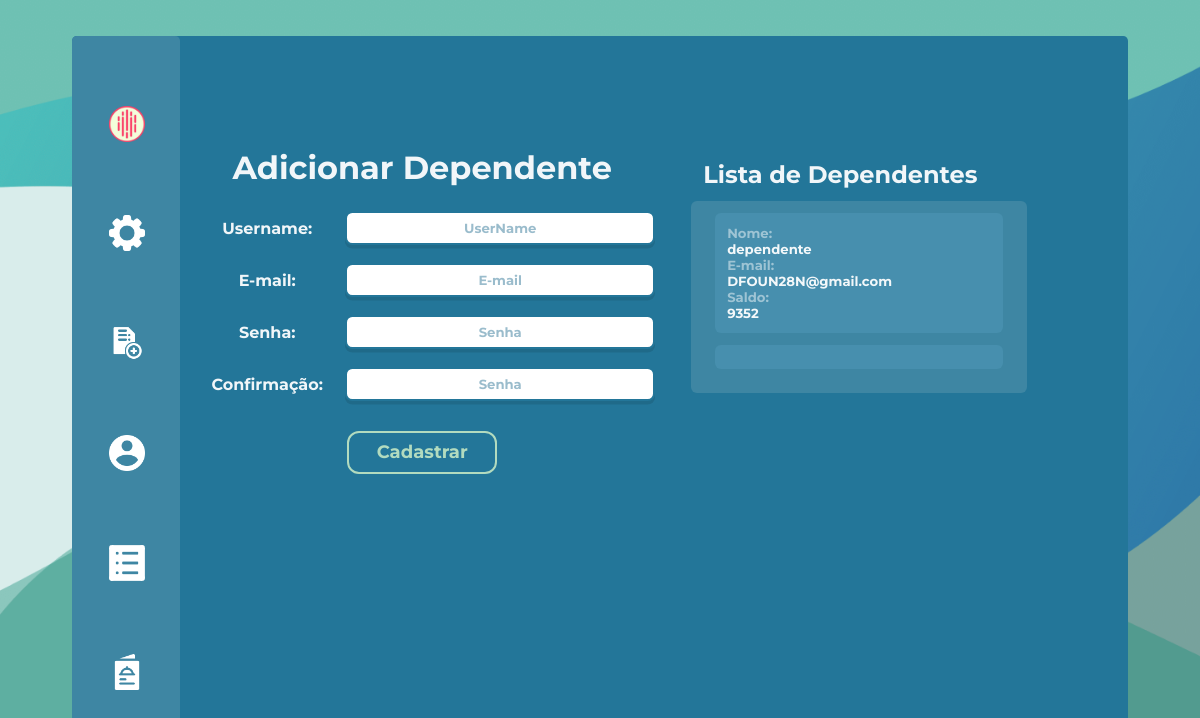
Page /adicionarDependente (signed in) on the committed database.
### projeto/models.py (models this page shows, shortened)
class Dependente(db.Model, UserMixin):
    id = db.Column(db.Integer, primary_key=True, autoincrement=True)
    saldo = db.Column(db.Integer, nullable=False, unique=False, default=0)
    usuario = db.Column(db.String(length=30), nullable=False, unique=True)
    email = db.Column(db.String(length=30), nullable=False, unique=True)
    senha = db.Column(db.String(length=30), nullable=False)
    idResponsavel = db.Column(db.Integer)
    imagemPerfil = db.Column(db.LargeBinary)  # ATRIBUTO PARA IMAGEM
    user_type = 'dependente'
    @property
    def senhacrip(self):
        return self.senhacrip

### projeto/routes.py (the view, shortened to what this page needs)
@app.route('/adicionarDependente', methods=['GET', 'POST'])
@login_required
@user_type_required("responsavel")
def adicionarDependente():
    form = CadastroForm()
    dependentes = Dependente.query.filter_by(idResponsavel=current_user.id).all()
    return render_template("adicionarDependente.html", form=form, dependentes=dependentes)

### projeto/forms.py (shortened to what this page needs)
class CadastroForm(FlaskForm):
    usuario = StringField(label='Username:', validators=[Length(min=2, max=30), DataRequired()])
    email = StringField(label='E-mail:', validators=[DataRequired()])
    senha1 = PasswordField(label='Senha:', validators=[Length(min=4), DataRequired()])
    senha2 = PasswordField(label='Confirmação:', validators=[DataRequired()])
    submit = SubmitField(label='Cadastrar')

### projeto/models.py (called while the page is built)
@login_manager.user_loader
def load_user(user_id):
    user_type = session.get('user_type')
    if user_type == 'responsavel':
        return Responsavel.query.get(int(user_id))
    elif user_type == 'dependente':
        return Dependente.query.get(int(user_id))
    elif user_type == 'funcionario':
        return Funcionario.query.get(int(user_id))
    elif user_type == 'adm':
        return ADM.query.get(int(user_id))
    return None

### projeto/routes.py (called while the page is built)
def user_type_required(*allowed_types):
    def decorator(f):
        @wraps(f)
        def decorated_function(*args, **kwargs):
            if 'user_type' not in session or session['user_type'] not in allowed_types:
                flash("Você não tem permissão para acessar esta página. Faça login com a conta correta.")
                return redirect(url_for('login'))
            return f(*args, **kwargs)
        return decorated_function
    return decorator

### projeto/templates/adicionarDependente.html (shortened to what this page needs)
{% extends 'baseResponsavel.html' %}
    {%block conteudo%}
        <div class="bodyDependente2">
            <div class="bodyaddDependente">
                <div class="containerCadastroDependente">
                    <h1>
                        Adicionar Dependente
                    </h1>
                    <form method="POST" class="formsDependente" style="color: whitesmoke;">
                    <div class="flex">
                        {{form.usuario.label(class="labelLogin")}}
                        {{form.usuario(class="formsLoginBox", placeholder="UserName")}}
                    </div>
                    <div class="flex">
                        {{form.email.label(class="labelLogin")}}
                        {{form.email(class="formsLoginBox", placeholder="E-mail")}}
                    </div>
                    <div class="flex">
                        {{form.senha1.label(class="labelLogin")}}
                        {{form.senha1(class="formsLoginBox", placeholder="Senha")}}
                    </div>
                    <div class="flex">
                        {{form.senha2.label(class="labelLogin")}}
                        {{form.senha2(class="formsLoginBox", placeholder="Senha")}}
                    </div>
                        {{form.submit(class="botãoContainer1")}}
                    </form>
                </div>
                <div class="lista">
                    <h1>Lista de Dependentes</h1>
                    <div class="dadosLista">
                    {% for i in dependentes%}
                    <div>
                        <p>Nome: <p class="saldoText">{{ i.usuario}}</p></p>
                        <p>E-mail: <p class="saldoText">{{ i.email}}</p></p>
                        <p>Saldo: <p class="saldoText">{{ i.saldo}}</p></p>
                    </div>
                    {% endfor%}
                    <div>
                </div>
            </div>
        </div>
    </div>
    {%endblock%}

### projeto/static/style.css (style rules this page uses)
* { padding: 0; margin: 0; font-family: "Montserrat"; font-weight: bold; color: #ffffffef; }
.botãoContainer1 { font-weight: 700; color: #b2dbbf; font-size: 1.5vw; text-align: center; background-color: #237699; padding: 0.7vw; padding-inline: 2.3vw; max-width: fit-content; border-radius: 1vw; border: solid #b2dbbf 0.2vw; margin-block: 1vw; }
.dadosLista p, .dadosListaHist p { color: #ffffff79; font-size: 1.1vw; }
.dadosLista div, .dadosListaHist div { background-color: #5aa1c057; margin-bottom: 1vw; padding: 1vw; border-radius: 0.5vw; }
.dadosLista .saldoText, .dadosListaHist .saldoText { color: #ffffffef; }
body { background-color: rgb(112, 112, 112); height: calc(100vh - var(--margin-principal) * 2) !important; background-image: url(imagens/FotoFundo1.png); background-size: cover; height: 100vh; overflow-y: hidden; }
:root { --margin-principal: 3vw; --margin-principal-inline: 4vw; }
.bodyaddDependente { display: flex; flex-direction: row; width: 100%; justify-content: center; align-items: start; gap:3vw; }
.containerLogin, .containerCadastro, .containerCadastroDependente, .containerAdicionarSaldo { display: flex; flex-direction: column; }
.containerCadastroDependente { width: fit-content; }
.formsDependente { width: fit-content; display: flex; flex-direction: column; gap:1.5vw; align-items: center; }
.formsDependente .flex .labelLogin { width: 23vw; }
.formsDependente .flex { align-items: center; }
.formsLoginBox { width: 110%; border: 0; height: 2.5vw; font-size: 1.1vw; color: #000; border: #237699 solid 0.2vw; box-shadow:rgba(0, 0, 0, 0.1) 0px 0.3vw; border-radius: 0.6vw; }
input { padding: 0px; padding-inline: 8px; }
.formsDependente ::placeholder { text-align: center; color: #9abccc; border: 0; }
form { display: flex; flex-direction: column; }
.flex { display: flex; }
.containerAdicionarSaldo, .containerCadastroDependente { text-align: center; display: flex; justify-content: center; gap:2vw; align-items: center; height: 100%; }
.dadosLista, .dadosListaHist { padding: 1vw; padding-inline: 2vw; background-color: hsl(197, 45%, 44%); border-radius: 0.5vw; justify-content: center; }
.dadosLista, .dadosListaHist { overflow: hidden; max-height: 20vw; width: 24vw; overflow-y: auto; }
.lista h1 { margin: 1vw; font-size: 2vw; }
.lista { width: fit-content; }
.bodyDependente2 { margin-top: 14vh; width: 90%; }

### rows in the picture
Dependente: usuario "dependente", email "DFOUN28N@gmail.com", saldo "9352"
